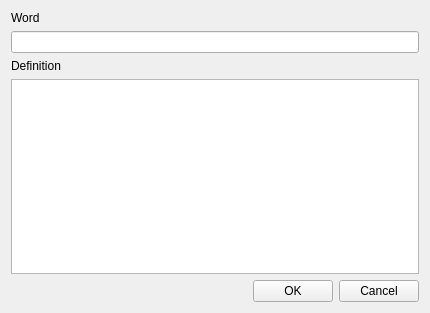
<?xml version="1.0" encoding="UTF-8"?>
<ui version="4.0">
 <class>AddWord</class>
 <widget class="QWidget" name="AddWord">
  <property name="geometry">
   <rect>
    <x>0</x>
    <y>0</y>
    <width>430</width>
    <height>313</height>
   </rect>
  </property>
  <property name="windowTitle">
   <string>Add/Edit Word</string>
  </property>
  <layout class="QGridLayout" name="gridLayout">
   <item row="0" column="0">
    <layout class="QVBoxLayout" name="verticalLayout_2">
     <item>
      <widget class="QLabel" name="label">
       <property name="sizePolicy">
        <sizepolicy hsizetype="Expanding" vsizetype="Preferred">
         <horstretch>0</horstretch>
         <verstretch>0</verstretch>
        </sizepolicy>
       </property>
       <property name="text">
        <string>Word</string>
       </property>
      </widget>
     </item>
     <item>
      <widget class="QLineEdit" name="wordLineEdit">
       <property name="sizePolicy">
        <sizepolicy hsizetype="Expanding" vsizetype="Fixed">
         <horstretch>0</horstretch>
         <verstretch>0</verstretch>
        </sizepolicy>
       </property>
      </widget>
     </item>
    </layout>
   </item>
   <item row="1" column="0">
    <widget class="QLabel" name="label_2">
     <property name="sizePolicy">
      <sizepolicy hsizetype="Expanding" vsizetype="Preferred">
       <horstretch>0</horstretch>
       <verstretch>0</verstretch>
      </sizepolicy>
     </property>
     <property name="text">
      <string>Definition</string>
     </property>
    </widget>
   </item>
   <item row="2" column="0">
    <widget class="QTextEdit" name="defLineEdit">
     <property name="minimumSize">
      <size>
       <width>400</width>
       <height>0</height>
      </size>
     </property>
    </widget>
   </item>
   <item row="3" column="0">
    <layout class="QHBoxLayout" name="horizontalLayout">
     <item>
      <spacer name="horizontalSpacer">
       <property name="orientation">
        <enum>Qt::Horizontal</enum>
       </property>
       <property name="sizeHint" stdset="0">
        <size>
         <width>40</width>
         <height>20</height>
        </size>
       </property>
      </spacer>
     </item>
     <item>
      <widget class="QPushButton" name="okButton">
       <property name="text">
        <string>OK</string>
       </property>
      </widget>
     </item>
     <item>
      <widget class="QPushButton" name="cancelButton">
       <property name="text">
        <string>Cancel</string>
       </property>
      </widget>
     </item>
    </layout>
   </item>
  </layout>
 </widget>
 <resources/>
 <connections/>
</ui>
